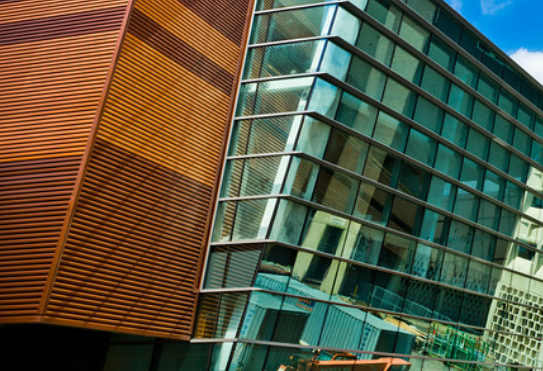
#> input picture project2/images/t2_1.png, 543 x 371 px; its folder holds 4 pictures in this run
$ python t2.py
#> lines starting #> are read from the running program, lines starting #| are printed output that depends on the picture
# 1. Only add your code inside the function (including newly improted packages).
#  You can design a new function and call the new function in the given functions.
# 2. For bonus: Give your own picturs. If you have N pictures, name your pictures such as ["t3_1.png", "t3_2.png", ..., "t3_N.png"], and put them inside the folder "images".
# 3. Not following the project guidelines will result in a 10% reduction in grades

import cv2
import numpy as np
import matplotlib.pyplot as plt


def stitch(imgmark, N=4, savepath=''): #For bonus: change your input(N=*) here as default if the number of your input pictures is not 4.
    "The output image should be saved in the savepath."
#> called with imgmark = 't2', N = 4, savepath = 'task2.png'
    "The intermediate overlap relation should be returned as NxN a one-hot(only contains 0 or 1) array."
    "Do NOT modify the code provided."
    imgpath = [f'./images/{imgmark}_{n}.png' for n in range(1,N+1)]
    imgs = []
    for ipath in imgpath:
        img = cv2.imread(ipath)
#> img is the input picture: shape (371, 543, 3); mean B, G, R 64.1, 86.7, 86.8
        imgs.append(img)
    "Start you code here"
    is_draw=False
#> is_draw = False
    overlap_list=[]
    for i in range(len(imgs)):
        for j in range(i+1,len(imgs)):
            base_img=imgs[i]
            compared_img=imgs[j]
            if base_img is not None:
                overlap=compute_overlap(base_img,compared_img,i,j,is_draw)
                overlap_list.append(overlap)
#> this loop made 1 pass
#> pass 1, in pad, `dst = cv2.copyMakeBorder(base_img, top, bottom, left, right, borderTyp..`:
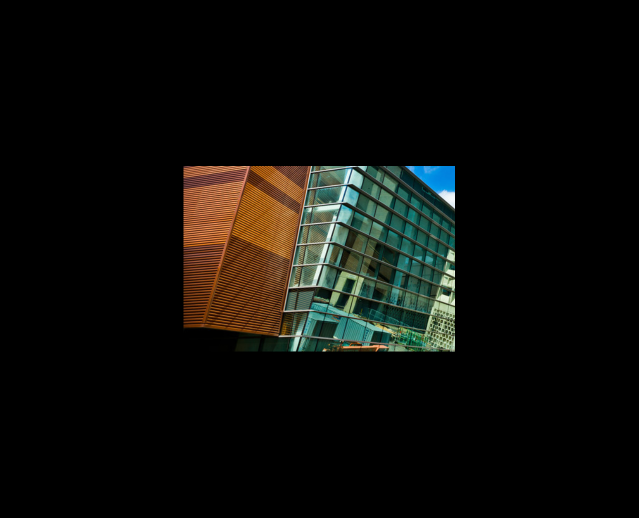
#> dst: shape (1035, 1277, 3) (shown at 1/2 size); mean B, G, R 9.8, 13.2, 13.2

    overlap_arr=gen_overlap_arr(overlap_list,len(imgs))
    if len(overlap_list)>0:
        stitch_multi_imgs(imgs,overlap_arr,savepath,is_draw)

    return overlap_arr

# [16 lines left out: function stitch_multi_imgs, not called in this run]


class Overlap:
    def __init__(self,base_img_idx,compared_img_idx, is_overlap=0, h=None):
        self.is_overlap=is_overlap
        self.h=h
        self.base_img_idx = base_img_idx
        self.compared_img_idx=compared_img_idx


# [13 lines left out: functions gen_stitch_order, find_first_base_img, not called in this run]


def compute_overlap(base_img,compared_img,i,j,is_draw):
    overlap=Overlap(base_img_idx=i,compared_img_idx=j)

    pad_base_img,keypoints1,keypoints2,match_list,h,matchesMask=compute_warp(base_img,compared_img,is_draw)
    overlap.h=h
    if(is_overlapped(h,base_img,compared_img,pad_base_img,is_draw)):
        overlap.is_overlap=1
    return overlap

def is_overlapped(h,base_img,compared_img,pad_base_img,is_draw):
    # height,w,d = compared_img.shape
    # pts = np.float32([ [0,0],[0,height-1],[w-1,height-1],[w-1,0] ]).reshape(-1,1,2)
    # dst = cv2.perspectiveTransform(pts,h)

    iou=find_intersection(h,base_img,compared_img,pad_base_img,is_draw)
    if iou>0.15:
        return True
    else:
        return False


# [58 lines left out: functions gen_overlap_arr, match, not called in this run]


def ratio_test(match_list):
    good_match_list=[]
    for m,n in match_list:
        if m.distance<0.75*n.distance:
            good_match_list.append(m)
    return good_match_list


# [6 lines left out: function stitch_two_imgs, not called in this run]


def unpad(compared_img,pad_base_img):
    top= top_distance(compared_img)
    down=pad_base_img.shape[0]- top_distance(compared_img)
    left= left_distance(compared_img)
    right=pad_base_img.shape[1]- left_distance(compared_img)
    return top,down,left,right


def pad(base_img,compared_img):
    borderType = cv2.BORDER_CONSTANT
    top = top_distance(compared_img)
    bottom = top
    left = left_distance(compared_img)
    right = left
    value = [ 0, 0, 0]
    dst = cv2.copyMakeBorder(base_img, top, bottom, left, right, borderType, None, value)
    return dst

def top_distance(img):
#> (the run stopped early here; a loop or call above may not have finished)
